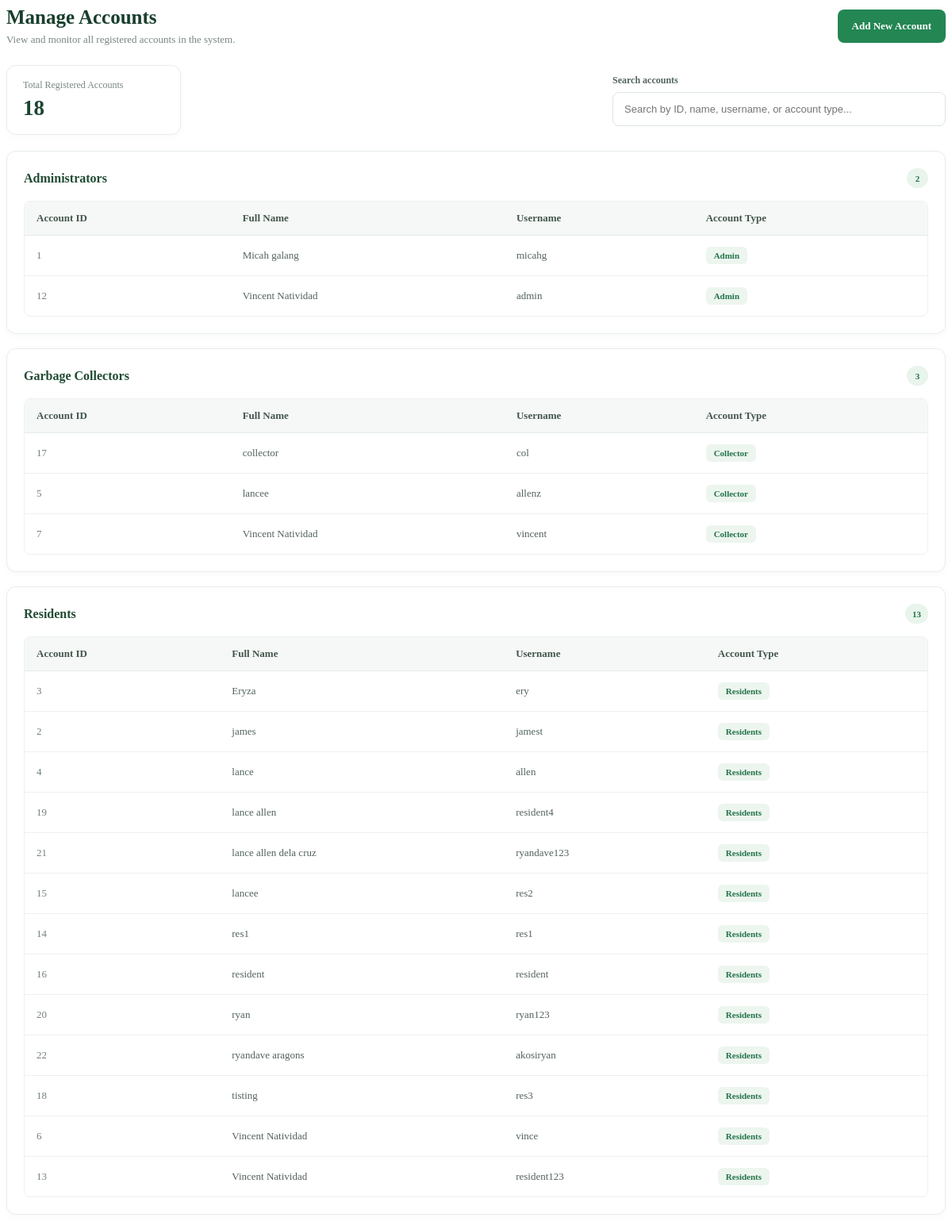
The page /wastesystem_/admin/accounts.php on the database its author committed.
### tables this page shows
CREATE TABLE `users` (
  `id` int(11) NOT NULL,
  `fullname` varchar(255) NOT NULL,
  `users` varchar(255) NOT NULL,
  `password` varchar(255) NOT NULL,
  `role` varchar(11) NOT NULL,
  `email` varchar(255) DEFAULT NULL,
  `email_verified` tinyint(1) NOT NULL DEFAULT 0,
  `email_verified_at` datetime DEFAULT NULL,
  `address` varchar(500) NOT NULL
);

### wastesystem_/admin/accounts.php (the view, shortened to what this page needs)
<?php
$roles = [
    "admin" => "Administrators",
    "collector" => "Garbage Collectors",
    "residents" => "Residents"
];
$accounts = [
    "admin" => [],
    "collector" => [],
    "residents" => []
];
$sql = "SELECT id, fullname, users, role
        FROM users
        ORDER BY fullname ASC";
$result = mysqli_query($conn, $sql);
if (!$result) {
    echo '<p class="account-error">Database query failed: ' .
        htmlspecialchars(mysqli_error($conn)) . '</p>';
} else {
    while ($row = mysqli_fetch_assoc($result)) {
        $role = $row["role"];
        if (isset($accounts[$role])) {
            $accounts[$role][] = $row;
        }
    }
}
$total_accounts = 0;
foreach ($accounts as $account_list) {
    $total_accounts += count($account_list);
}
?>
<div class="accounts-page">
    <div class="accounts-header">
        <div>
            <h1>Manage Accounts</h1>
            <p>View and monitor all registered accounts in the system.</p>
        </div>
        <a href="add_account.php" class="add-account-btn">
            Add New Account
        </a>
    </div>
    <div class="accounts-toolbar">
        <div class="accounts-summary">
            <span>Total Registered Accounts</span>
            <h2><?php echo number_format($total_accounts); ?></h2>
        </div>
        <div class="account-search">
            <label for="accountSearch">Search accounts</label>
            <input
                type="search"
                id="accountSearch"
                placeholder="Search by ID, name, username, or account type..."
                autocomplete="off"
            >
        </div>
    </div>
    <?php foreach ($roles as $role => $title) { ?>
        <section class="account-section">
            <div class="account-section-header">
                <h2><?php echo htmlspecialchars($title); ?></h2>
                <span class="account-count">
                    <?php echo count($accounts[$role]); ?>
                </span>
            </div>
            <div class="account-table-wrap">
                <table class="account-table">
                    <thead>
                        <tr>
                            <th>Account ID</th>
                            <th>Full Name</th>
                            <th>Username</th>
                            <th>Account Type</th>
                        </tr>
                    </thead>
                    <tbody>
                        <?php if (count($accounts[$role]) > 0) { ?>
                            <?php foreach ($accounts[$role] as $account) { ?>
                                <tr class="account-row">
                                    <td>
                                        <?php echo htmlspecialchars((string) $account["id"]); ?>
                                    </td>
                                    <td>
                                        <?php echo htmlspecialchars($account["fullname"]); ?>
                                    </td>
                                    <td>
                                        <?php echo htmlspecialchars($account["users"]); ?>
                                    </td>
                                    <td>
                                        <span class="role-badge">
                                            <?php echo htmlspecialchars(ucfirst($account["role"])); ?>
                                        </span>
                                    </td>
                                </tr>
                            <?php } ?>
                        <?php } ?>
                    </tbody>
                </table>
            </div>
        </section>
    <?php } ?>
</div>

### wastesystem_/admin/accounts.php (style rules this page uses)
.accounts-page { width: 100%; color: #263b30; }
.accounts-page * { box-sizing: border-box; }
.accounts-header { display: flex; justify-content: space-between; align-items: center; flex-wrap: wrap; gap: 16px; margin-bottom: 24px; }
.accounts-header h1 { font-size: 25px; font-weight: 700; color: #183e2c; margin: 0 0 6px; }
.accounts-header p { color: #78877e; font-size: 13px; margin: 0; }
.add-account-btn { display: inline-flex; justify-content: center; align-items: center; background: #238653; color: #fff; padding: 11px 18px; min-height: 42px; border-radius: 8px; font-size: 13px; font-weight: 600; text-decoration: none; transition: background .2s ease, transform .2s ease; }
.accounts-toolbar { display: flex; align-items: center; justify-content: space-between; gap: 14px; flex-wrap: wrap; margin-bottom: 20px; }
.accounts-summary { flex: 0 0 220px; background: #fff; border: 1px solid #e7eee9; border-radius: 12px; padding: 17px 20px; box-shadow: 0 2px 8px rgba(30, 70, 45, .03); }
.accounts-summary span { display: block; color: #78877e; font-size: 12px; margin-bottom: 6px; }
.accounts-summary h2 { color: #1b4430; font-size: 27px; font-weight: 700; margin: 0; }
.account-search { flex: 1 1 260px; max-width: 420px; }
.account-search label { display: block; color: #52645a; font-size: 12px; font-weight: 600; margin-bottom: 7px; }
.account-search input { width: 100%; height: 43px; padding: 0 14px; border: 1px solid #dce6df; border-radius: 8px; background: #fff; color: #263b30; font-size: 13px; outline: none; transition: border-color .2s ease, box-shadow .2s ease; }
.account-section { background: #fff; border: 1px solid #e7eee9; border-radius: 12px; padding: 21px; margin-bottom: 18px; box-shadow: 0 2px 8px rgba(30, 70, 45, .03); }
.account-section-header { display: flex; align-items: center; justify-content: space-between; gap: 12px; margin-bottom: 16px; }
.account-section h2 { font-size: 16px; font-weight: 700; color: #214b34; margin: 0; }
.account-count { display: inline-flex; align-items: center; justify-content: center; min-width: 27px; height: 25px; padding: 0 9px; background: #e8f4ec; color: #237449; font-size: 11px; font-weight: 700; border-radius: 20px; }
.account-table-wrap { width: 100%; overflow-x: auto; border: 1px solid #edf1ee; border-radius: 8px; }
.account-table { width: 100%; min-width: 560px; border-collapse: collapse; font-size: 13px; }
.account-table th { background: #f5f8f6; color: #45564d; font-weight: 600; text-align: left; padding: 13px 15px; border-bottom: 1px solid #e4ebe6; white-space: nowrap; }
.account-table td { padding: 14px 15px; border-bottom: 1px solid #edf1ee; color: #52645a; vertical-align: middle; }
.account-table tbody tr:last-child td { border-bottom: none; }
.account-table td:first-child { color: #748279; font-variant-numeric: tabular-nums; }
.role-badge { display: inline-block; background: #edf5ef; color: #237449; padding: 5px 10px; border-radius: 6px; font-size: 11px; font-weight: 600; white-space: nowrap; }

### rows shown on the page
users: id "1", fullname "Micah galang", users "micahg", role "Admin"
users: id "12", fullname "Vincent Natividad", users "admin", role "Admin"
users: id "17", fullname "collector", users "col", role "Collector"
users: id "5", fullname "lancee", users "allenz", role "Collector"
users: id "7", fullname "Vincent Natividad", users "vincent", role "Collector"
users: title "Residents", role "13", id "13", fullname "Vincent Natividad", users "resident123", role "Residents"
users: id "3", fullname "Eryza", users "ery", role "Residents"
users: id "2", fullname "james", users "jamest", role "Residents"
users: id "4", fullname "lance", users "allen", role "Residents"
users: id "19", fullname "lance allen", users "resident4", role "Residents"
users: id "21", fullname "lance allen dela cruz", users "ryandave123", role "Residents"
users: id "15", fullname "lancee", users "res2", role "Residents"
users: id "14", fullname "res1", users "res1", role "Residents"
users: id "16", fullname "resident", users "resident", role "Residents"
users: id "20", fullname "ryan", users "ryan123", role "Residents"
users: id "22", fullname "ryandave aragons", users "akosiryan", role "Residents"
users: id "18", fullname "tisting", users "res3", role "Residents"
users: id "6", fullname "Vincent Natividad", users "vince", role "Residents"

### other values the page prints
$total_accounts "18"
$title "Administrators"
count($accounts[$role]) "2"
$title "Garbage Collectors"
count($accounts[$role]) "3"
